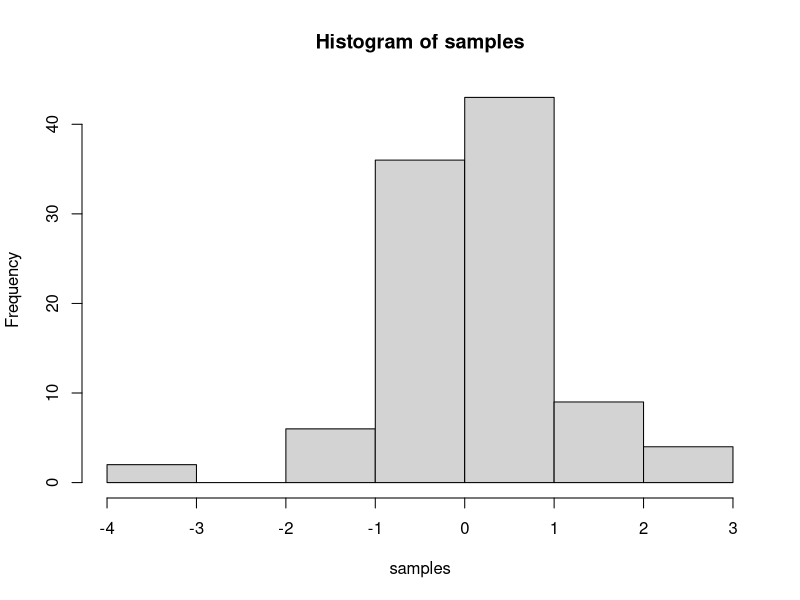

The R script that drew this image:
## ---- chunk 1
knitr::opts_chunk$set(message=FALSE,warning=FALSE, cache=TRUE)
## ---- chunk 2
1+2
2*5
5/3
(1+6+4)/5

## ---- chunk 3
a<-1
b<-2
a+b

d<-c(1,2,3)
e<-c(5,6,7)
d+e
d*e
d/e

## ---- chunk 4
# for loop solution
# i becomes the number 1 to 100 at each step of the loop


a <- length(100) # make empty variable, set length to 100
for (i in 1:100){
  a[i] <-i #assigns the number in i, to the ith index of a
}

print(a)

# for loop solution #2

a<-c() #create empty variable using combine command
for (i in 1:100){
  a<-c(a,i) # keeps combining a with itself and the new number in i
}
print(a)

# seq solution
a <- seq(1,100,1) # look up help for seq using ?seq() in console
print(a)

## ---- chunk 5
sum(1:100)
## ---- chunk 6
mySum<- function (x) {
  totalSum<-0
  for (i in x){
    totalSum<-totalSum+i
  }
  return(totalSum)
}
test<-c(1:20)
mySum(test)
## ---- chunk 7
seq(1,by=2, len=100)
## ---- chunk 8

for (i in 1:100) {
  if (i %% 2 ==1) print(i)
}

## ---- chunk 9

prime_numbers <- function(n) {
if (n >= 2) {
 x = seq(2, n)
 prime_nums = c()
 for (i in seq(2, n)) {
 if (any(x == i)) {
 prime_nums = c(prime_nums, i)
 x = c(x[(x %% i) != 0], i)
 }
 }
 return(prime_nums)
 }
 else 
 {
 stop("Input number should be at least 2.")
 }
 } 
prime_numbers(100)

## ---- chunk 10
runif(100)
## ---- chunk 11
runif(100, min = 0, max = 1000)
## ---- chunk 12
mean_A <- function(x){
  return(sum(x)/length(x))
}

some_numbers <- c(1:100)
mean_A(some_numbers)
## ---- chunk 13
median (1:101)
## ---- chunk 14
getmode <- function(v) {
   uniqv <- unique(v)
   uniqv[which.max(tabulate(match(v, uniqv)))]
}

v <- c(2,1,2,3,1,2,3,4,1,5,5,3,2,3,3,3,3,3)

result <- getmode(v)
print(result)
## ---- chunk 15
v <- c(112,132,143,214,115,263,73,81,329,12,13,113,321,2214,223,433,4325,4215)
{max(v)-min(v)}
## ---- chunk 16
a <- c("adskfjhkadsjfh")
strsplit(a,split="")
## ---- chunk 17
a <- "this is a sentence"
strsplit(a,split=" ")
## ---- chunk 18
a <- "this is a sentence. i dont know if its good. if its bad too bad."
strsplit(a,split=" ")
## ---- chunk 19
a <- c(1,3,2,3,2,3,2,3,4,5,4,3,4,3,4,5,6,7)
table(a)
sum(a)
## ---- chunk 20
a<- c(4,3,1,5,6,2,7,6,8,9,11,12,14,24,54)
b<- 4
c<- 10

c%in%a
b%in%a
## ---- chunk 21
print(as.numeric(Sys.time())*1, digits=3)
## ---- chunk 22
samples <- rnorm(100, mean=0, sd=1)
hist(samples)
